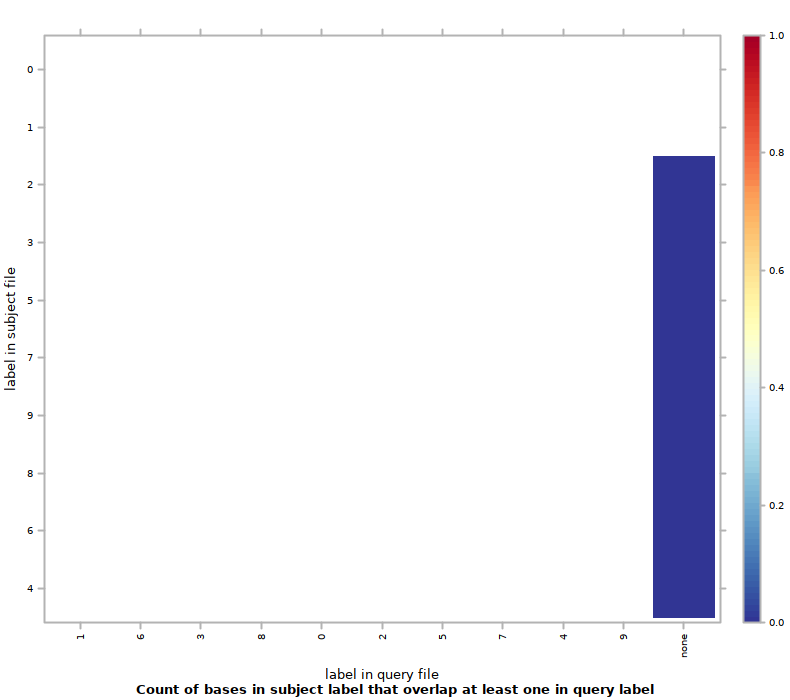

This chart was generated by the following R code:
#!/usr/bin/env Rscript
## transcript produced by Segtools 1.1.14

segtools.r.dirname <-
  system2("python",
          c("-c", "'import segtools; print segtools.get_r_dirname()'"),
          stdout = TRUE)

source(file.path(segtools.r.dirname, 'common.R'))
source(file.path(segtools.r.dirname, 'overlap.R'))
save.overlap.performance('./K5ex50bp100bp/overlap-ordered', 'overlap.performance', './K5ex50bp100bp/overlap-ordered/overlap.tab', row.normalize = 'FALSE', mnemonic_file = './K5ex50bp100bp/overlap-direct/mnemonics1_new.txt', clobber = FALSE, col_mnemonic_file = './K5ex50bp100bp/overlap-direct/mnemonics2_new.txt')
save.overlap.heatmap('./K5ex50bp100bp/overlap-ordered', 'overlap', './K5ex50bp100bp/overlap-ordered/overlap.tab', clobber = FALSE, col_mnemonic_file = './K5ex50bp100bp/overlap-direct/mnemonics2_new.txt', cluster = FALSE, max_contrast = FALSE, row.normalize = 'FALSE', mnemonic_file = './K5ex50bp100bp/overlap-direct/mnemonics1_new.txt')
